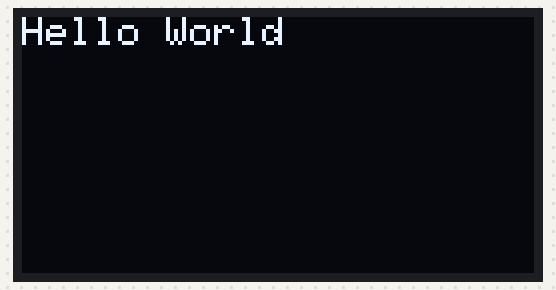
Recording of a sketch running on a simulated Arduino Uno, built with avr-gcc and run on an emulated ATmega328P. Parts: 128×64 one-colour display. The display library's start-up logo is not drawn; what the sketch prints to the serial monitor is not drawn.

Above: at 1.2 s.
At 1.7 s:
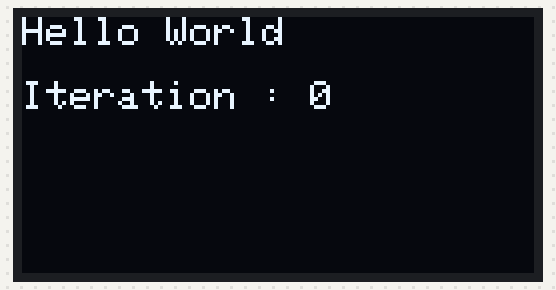
At 10.7 s:
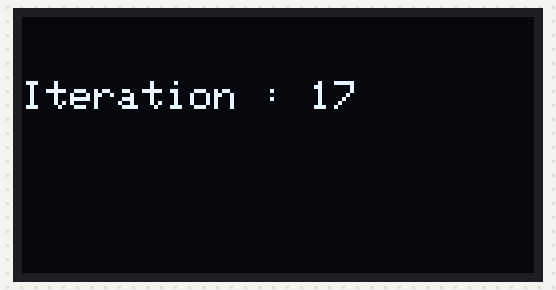
At 20.2 s:
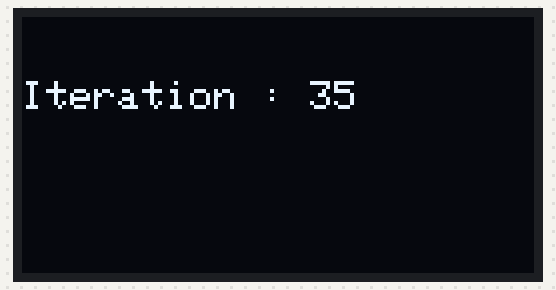
At 29.7 s:
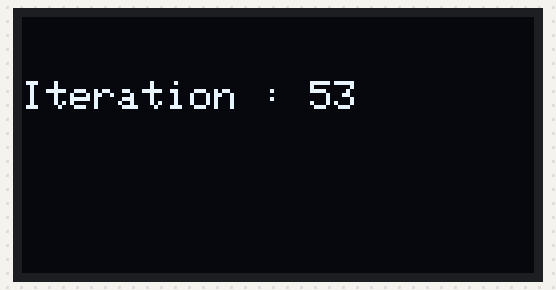
At 39.2 s:
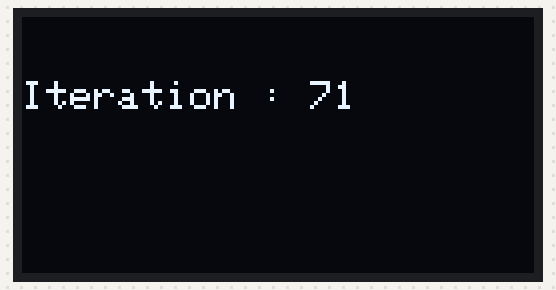

Measured:
- what the display in image 0 shows lasts 0.5 s, from 1.1 s to 1.6 s

The sketch:

oled_simple_counter.ino
```cpp
#include <SPI.h>
#include <Wire.h>
#include <Adafruit_GFX.h>
#include <Adafruit_SSD1306.h>
#define SCREEN_WIDTH 128 // OLED display width, in pixels
#define SCREEN_HEIGHT 64 // OLED display height, in pixels


Adafruit_SSD1306 display = Adafruit_SSD1306(SCREEN_WIDTH, SCREEN_HEIGHT, &Wire);
int counter = 0;
String s1 = "Iteration : ";

void setup() {
  // put your setup code here, to run once:
  Serial.begin(9600);
  Serial.println("OLED test");
  display.begin(SSD1306_SWITCHCAPVCC, 0x3C); // Address 0x3C for 128x32
  Serial.println("OLED begun");
  display.display();
  delay(1000);

  // Clear the buffer.
  display.clearDisplay();
  display.display();
  Serial.println("IO test");
  display.setTextSize(1);
  display.setTextColor(SSD1306_WHITE);
  display.setCursor(0,0);
  display.print("Hello World");
  display.display(); // actually display all of the above
}

void loop() {
  // put your main code here, to run repeatedly:
  delay(500);
  display.setCursor(0,16);
  Serial.println(s1 + String(counter));
  display.println(s1 + String(counter));
  display.display();

  counter++;
  display.clearDisplay();
}
```
